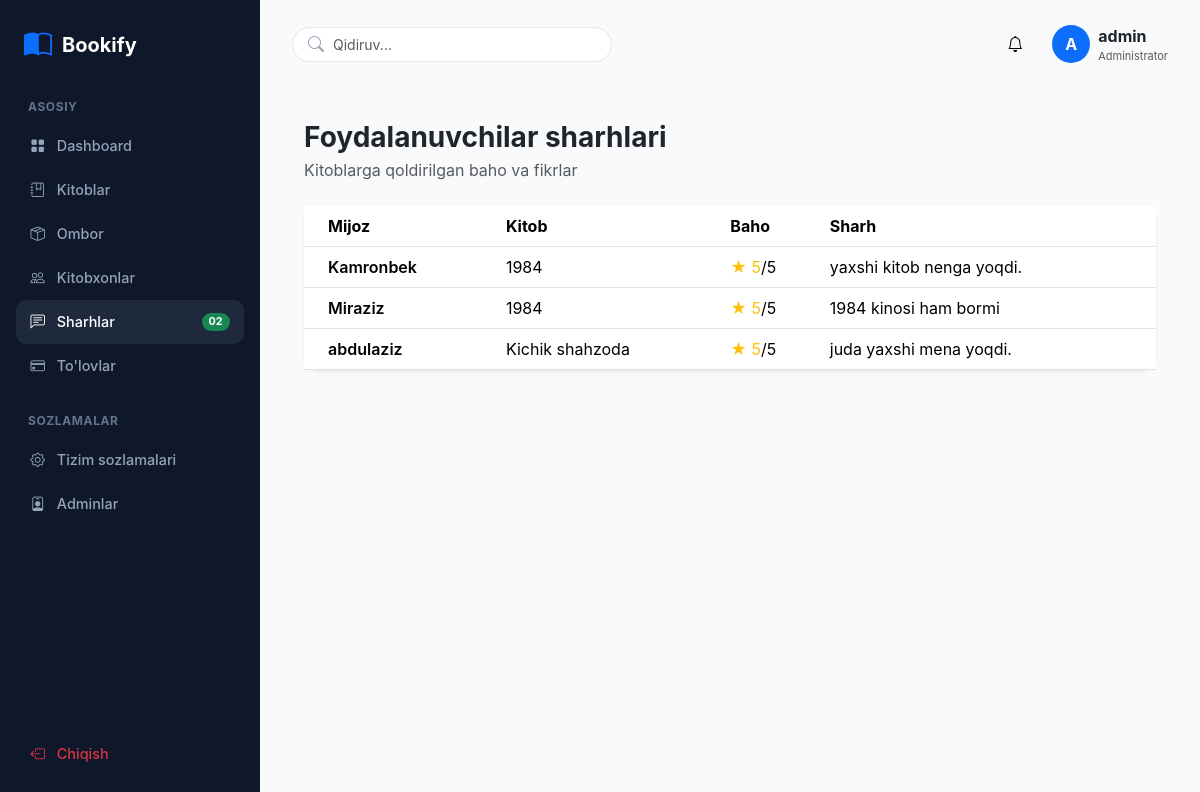
Screenshot of /reviews/ (signed in) with the database file from the repository.
### app/models.py (models this page shows, shortened)
class Review(models.Model):
    book = models.ForeignKey(
        Book,
        on_delete=models.CASCADE,
        related_name="reviews",
        verbose_name="Kitob",
    )
    name = models.CharField(max_length=100, verbose_name="Ism")
    rating = models.PositiveSmallIntegerField(
        validators=[MinValueValidator(1), MaxValueValidator(5)],
        verbose_name="Baho (1-5)",
    )
    comment = models.TextField(verbose_name="Izoh")
    created_at = models.DateTimeField(
        auto_now_add=True, verbose_name="Yaratilgan vaqti"
    )
    class Meta:
        verbose_name = "Sharh"
        verbose_name_plural = "Sharhlar"
        ordering = ["-created_at"]

class Book(models.Model):
    title = models.CharField(max_length=255, verbose_name="Sarlavha")
    author = models.CharField(max_length=255, verbose_name="Muallif")
    genre = models.CharField(max_length=100, verbose_name="Janr")
    price = models.DecimalField(
        max_digits=10, decimal_places=2, verbose_name="Narxi"
    )
    description = models.TextField(verbose_name="Tavsif")
    published_date = models.DateField(verbose_name="Noshirlik sanasi")
    pages_count = models.PositiveIntegerField(
        default=0, verbose_name="Sahifalar soni"
    )
    content = models.TextField(blank=True, null=True, verbose_name="Mundarija")
    image = models.ImageField(
        upload_to="books/", blank=True, null=True, verbose_name="Rasm"
    )
    class Meta:
        verbose_name = "Kitob"
        verbose_name_plural = "Kitoblar"

### app/views.py (the view)
# urls.py: path("reviews/", views.reviews, name="reviews"),
@user_passes_test(is_admin, login_url="/login/")
def reviews(request):
    reviews_list = Review.objects.select_related("book").all().order_by("-id")
    return render(request, "reviews.html", {"reviews": reviews_list})

### app/views.py (called while the page is built)
def is_admin(user):
    return user.is_staff

### templates/reviews.html
{% extends 'base_admin.html' %}
{% block content %}
<div class="container-fluid py-4">
    <div class="mb-4">
        <h3 class="fw-bold text-dark mb-1">Foydalanuvchilar sharhlari</h3>
        <p class="text-muted mb-0">Kitoblarga qoldirilgan baho va fikrlar</p>
    </div>
    <div class="card border-0 shadow-sm rounded-4">
        <div class="card-body p-0">
            <div class="table-responsive">
                <table class="table table-hover align-middle mb-0">
                    <thead class="bg-light">
                        <tr>
                            <th class="ps-4">Mijoz</th>
                            <th>Kitob</th>
                            <th>Baho</th>
                            <th>Sharh</th>
                        </tr>
                    </thead>
                    <tbody>
                        {% for review in reviews %}
                        <tr>
                            <td class="ps-4 fw-semibold">{{ review.name }}</td>
                            <td>{{ review.book.title }}</td>
                            <td><span class="text-warning">★ {{ review.rating }}</span>/5</td>
                            <td>{{ review.comment }}</td>
                        </tr>
                        {% empty %}
                        <tr>
                            <td colspan="4" class="text-center py-4 text-muted">Hali hech qanday sharh qoldirilmagan.</td>
                        </tr>
                        {% endfor %}
                    </tbody>
                </table>
            </div>
        </div>
    </div>
</div>
{% endblock %}

### templates/base_admin.html (shortened to what this page needs)
{% load static %}
<!DOCTYPE html>
<html lang="uz">
<head>
    <link href="https://cdn.jsdelivr.net/npm/bootstrap@5.3.3/dist/css/bootstrap.min.css" rel="stylesheet">
    <link href="https://cdn.jsdelivr.net/npm/bootstrap-icons@1.11.3/font/bootstrap-icons.css" rel="stylesheet">
</head>
<body>
    <aside class="sidebar">
        <div>
            <a href="{% url 'admin_dashboard' %}" class="sidebar-brand">
                <i class="bi bi-book-half text-primary fs-3"></i>
                <span>Bookify</span>
            </a>
            <div class="sidebar-section-label">ASOSIY</div>
            <a href="{% url 'admin_dashboard' %}" class="nav-link-custom {% if request.resolver_match.url_name == 'admin_dashboard' %}active{% endif %}">
                <i class="bi bi-grid-fill"></i> Dashboard
            </a>
            <a href="{% url 'books_list' %}" class="nav-link-custom {% if 'book' in request.resolver_match.url_name %}active{% endif %}">
                <i class="bi bi-journal-bookmark"></i> Kitoblar
            </a>
            <a href="{% url 'warehouse' %}" class="nav-link-custom {% if request.resolver_match.url_name == 'warehouse' %}active{% endif %}">
                <i class="bi bi-box-seam"></i> Ombor
            </a>
            <a href="{% url 'readers' %}" class="nav-link-custom {% if request.resolver_match.url_name == 'readers' %}active{% endif %}">
                <i class="bi bi-people"></i> Kitobxonlar
            </a>
            <a href="{% url 'reviews' %}" class="nav-link-custom {% if request.resolver_match.url_name == 'reviews' %}active{% endif %}">
                <i class="bi bi-chat-left-text"></i> Sharhlar
                <span class="badge bg-success rounded-pill">02</span>
            </a>
            <a href="{% url 'payments' %}" class="nav-link-custom {% if request.resolver_match.url_name == 'payments' %}active{% endif %}">
                <i class="bi bi-credit-card"></i> To'lovlar
            </a>
            <div class="sidebar-section-label">SOZLAMALAR</div>
            <a href="{% url 'system_settings' %}" class="nav-link-custom {% if request.resolver_match.url_name == 'system_settings' %}active{% endif %}">
                <i class="bi bi-gear"></i> Tizim sozlamalari
            </a>
            <a href="{% url 'admins' %}" class="nav-link-custom {% if request.resolver_match.url_name == 'admins' %}active{% endif %}">
                <i class="bi bi-person-badge"></i> Adminlar
            </a>
        </div>
        <div>
            {% if user.is_authenticated %}
            <form method="POST" action="{% url 'logout' %}">
                <button type="submit" class="nav-link-custom w-100 border-0 bg-transparent text-danger">
                    <i class="bi bi-box-arrow-left"></i> Chiqish
                </button>
            </form>
            {% else %}
            <a href="{% url 'login' %}" class="nav-link-custom text-success">
                <i class="bi bi-box-arrow-in-right"></i> Kirish
            </a>
            {% endif %}
        </div>
    </aside>
    <main class="main-wrapper">
        <div class="top-navbar">
            <form method="GET" action="{% url 'books_list' %}" class="search-box">
                <i class="bi bi-search"></i>
                <input type="text" name="q" class="form-control" placeholder="Qidiruv..." value="{{ query|default:'' }}">
            </form>
            <div class="d-flex align-items-center gap-3">
                <button class="btn btn-light rounded-circle"><i class="bi bi-bell"></i></button>
                <div class="admin-identity d-flex align-items-center gap-2">
                    <div class="bg-primary text-white rounded-circle d-flex align-items-center justify-content-center" style="width: 38px; height: 38px; font-weight: bold;">
                        {{ user.username|slice:":1"|upper|default:"A" }}
                    </div>
                    <div class="admin-identity">
                        <div class="admin-identity-name fw-bold fs-7">{{ user.get_full_name|default:user.username|default:"Admin" }}</div>
                        <div class="text-muted small" style="font-size: 11px;">Administrator</div>
                    </div>
                </div>
            </div>
        </div>
        {% block content %}
        {% endblock %}
    </main>
</body>
</html>

### templates/base_admin.html (style rules this page uses)
:root { --sidebar-bg: #0f172a; --sidebar-hover: #1e293b; --main-bg: #f8fafc; --card-border: #f1f5f9; }
body { background-color: var(--main-bg); font-family: 'Inter', system-ui, -apple-system, sans-serif; overflow-x: hidden; }
.sidebar, .main-wrapper { box-sizing: border-box; }
.sidebar { width: 260px; left: 0; background-color: var(--sidebar-bg); min-height: 100vh; position: fixed; top: 0; left: 0; z-index: 1000; display: flex; flex-direction: column; justify-content: space-between; padding: 1.5rem 1rem; overflow-y: auto; overflow-x: hidden; }
.sidebar-brand { color: #fff; font-weight: 700; font-size: 1.25rem; display: flex; align-items: center; gap: 10px; text-decoration: none; padding-left: 0.5rem; margin-bottom: 2rem; }
.sidebar-section-label { color: #64748b; font-size: 0.75rem; font-weight: 700; letter-spacing: 0.05em; text-transform: uppercase; margin: 1.5rem 0 0.5rem 0.75rem; }
.nav-link-custom { color: #94a3b8; padding: 0.7rem 0.9rem; border-radius: 10px; display: flex; align-items: center; gap: 12px; font-size: 0.9rem; font-weight: 500; text-decoration: none; transition: all 0.2s ease; }
.nav-link-custom:hover, .nav-link-custom.active { background-color: var(--sidebar-hover); color: #ffffff; }
.nav-link-custom .badge { margin-left: auto; }
.main-wrapper { margin-left: 260px; width: calc(100% - 260px); padding: 1.5rem 2rem; min-width: 0; overflow-x: hidden; }
.top-navbar { display: flex; justify-content: space-between; align-items: center; margin-bottom: 2rem; }
.search-box { position: relative; width: 320px; }
.search-box input { background-color: #ffffff; border: 1px solid #e2e8f0; border-radius: 20px; padding-left: 2.5rem; font-size: 0.875rem; }
.search-box i { position: absolute; left: 1rem; top: 50%; transform: translateY(-50%); color: #94a3b8; }
.admin-identity { min-width: 0; }
.admin-identity-name { max-width: 180px; overflow: hidden; text-overflow: ellipsis; white-space: nowrap; }

### rows the page displays
Review: name "Kamronbek", book "1984", rating "5", comment "yaxshi kitob nenga yoqdi."
Review: name "Miraziz", book "1984", rating "5", comment "1984 kinosi ham bormi"
Review: name "abdulaziz", book "Kichik shahzoda", rating "5", comment "juda yaxshi mena yoqdi."

### other values shown
{{ user.username|slice:":1"|upper|default:"A" }} "A"
{{ user.get_full_name|default:user.username|default:"Admin" }} "admin"
